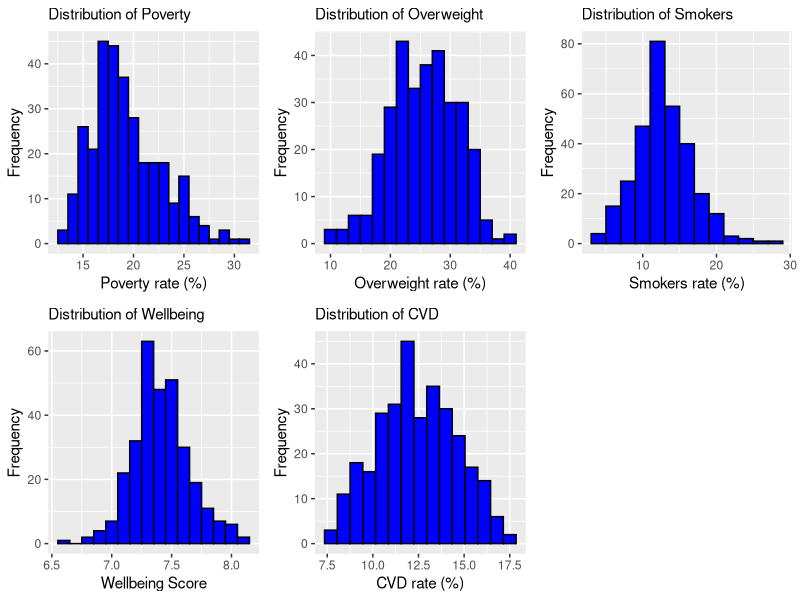
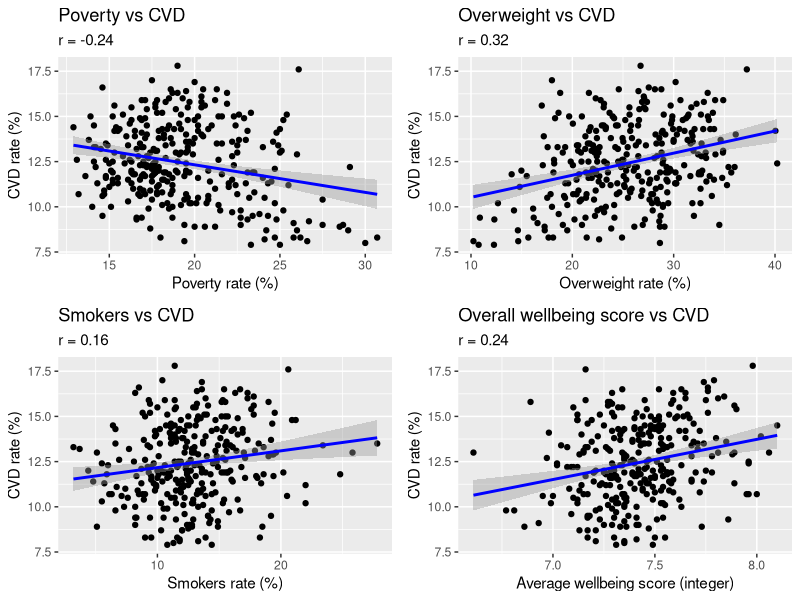
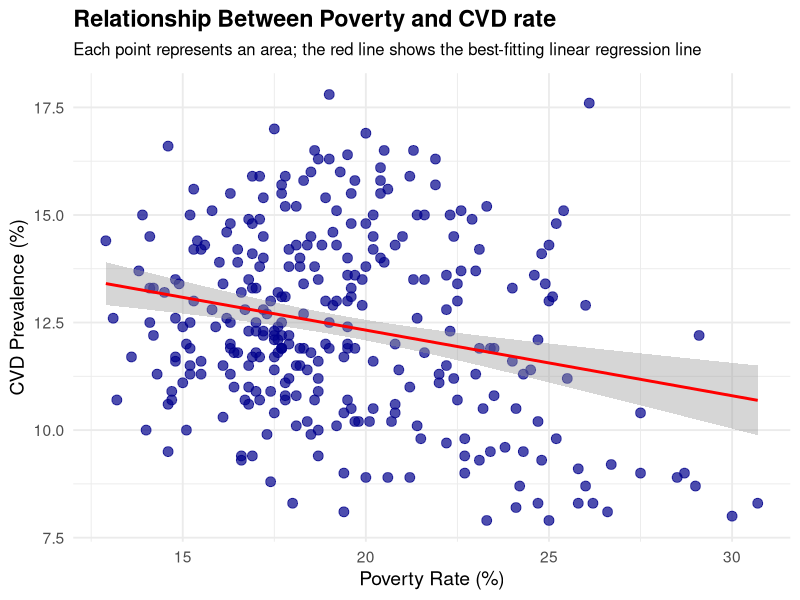
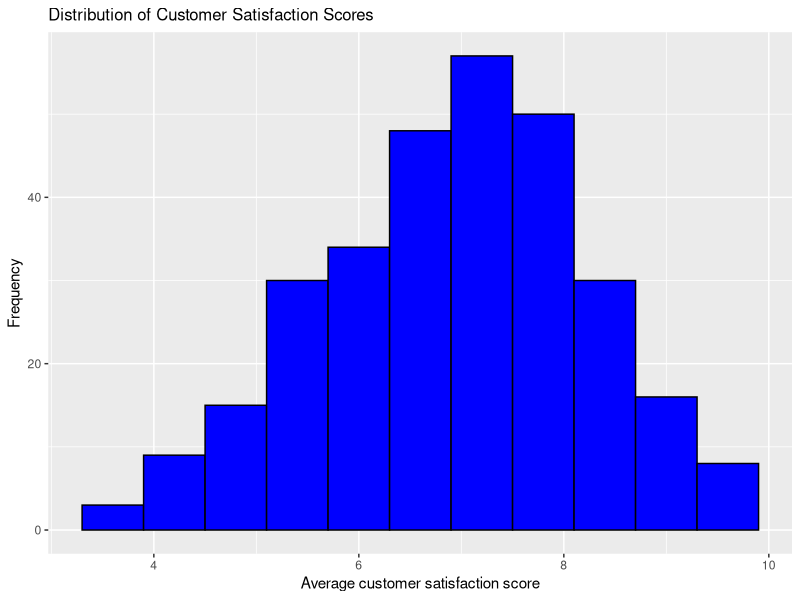
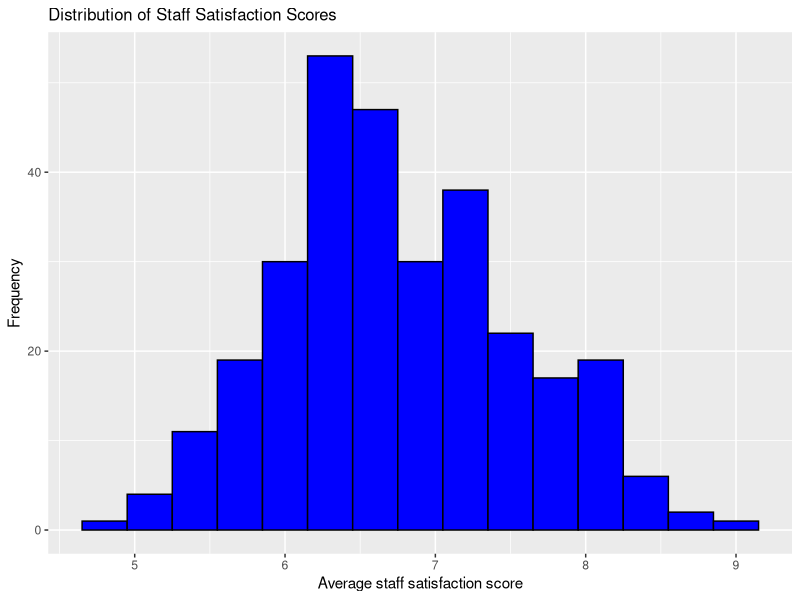
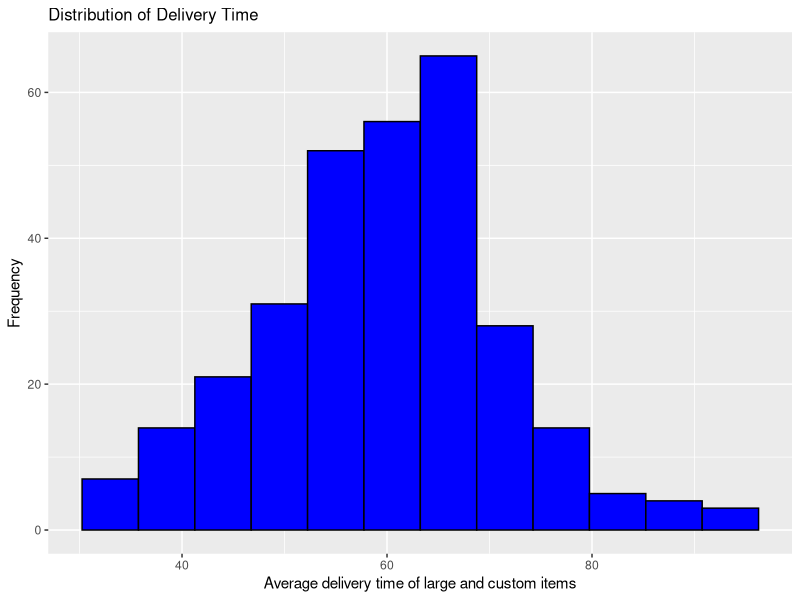
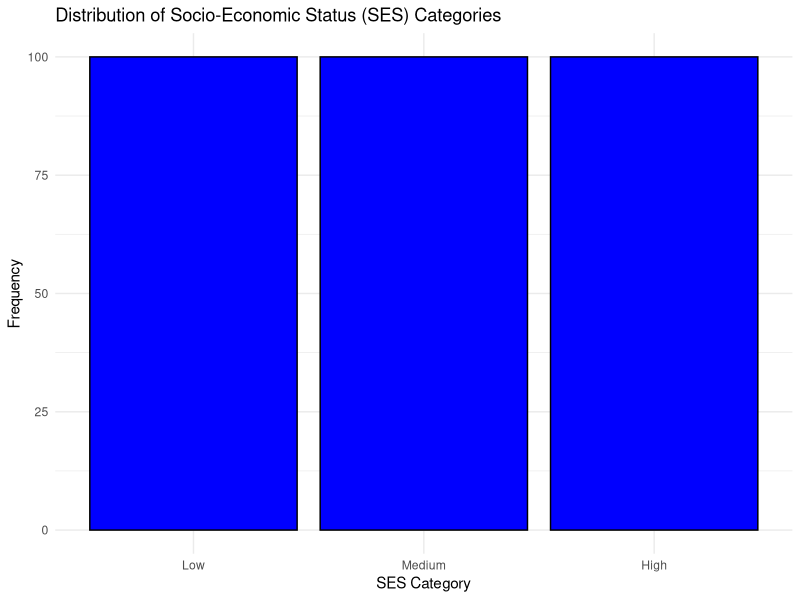
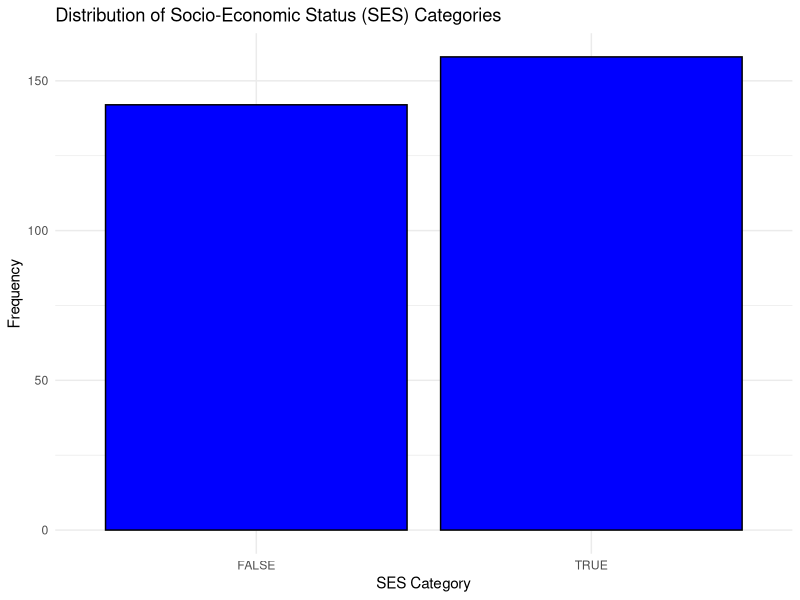

These figures' R source, in order:
## ---- chunk 1

# packages used in this assignment

library(tidyverse)
library(gridExtra)
library(lubridate)
library(kableExtra)
library(Hmisc)
library(car)
library(stringr)
library(emmeans)

# options

options(width=100)

## ---- chunk 2

# Read in data

data.q1 <- read_csv("Cardio_Vascular_Disease.csv")

## ---- chunk 3

# Verify all data types are correct (`date`, `character`, `double` etc.)

str(data.q1)

## ---- chunk 4

# Rename the `Population` and `Poverty` columns to `population` and `poverty` in all lower case for consistent variable formatting

data.q1 <- data.q1 %>%
  rename(population = Population, poverty = Poverty)

## ---- chunk 5

# Summary to get a quick overview of the number `NA` values and in which columns

summary(data.q1)

## ---- chunk 6

# Displaying all the rows with missing `CVD` which is the dependent variable which we are trying to analyze.

CVD.na <- data.q1 %>% 
  filter(is.na(CVD))
CVD.na

## ---- chunk 7

# Delete 76 rows from the dataset

data.q1 <- data.q1 %>% 
  filter(!is.na(CVD))

# Check summary again to see how many `NA` values are left

summary(data.q1)

## ---- chunk 8

# Displaying the remaing `NA` values in the `smokers` and `wellbeing` columns

smokers.na <- data.q1 %>% 
  filter(is.na(smokers))
smokers.na

wellbeing.na <- data.q1 %>% 
  filter(is.na(wellbeing))
wellbeing.na

## ---- chunk 9
# Check if there are any duplicate rows for `area_name` and `area_code`

sum(duplicated(data.q1$area_name))
sum(duplicated(data.q1$area_code))

## ---- chunk 10

# Create histograms for each variable

hist.poverty <- ggplot(data.q1, aes(x = poverty)) +
  geom_histogram(binwidth = 1, fill = "blue", color = "black") +
  labs(title = "Distribution of Poverty", x = "Poverty rate (%)", y = "Frequency") +
  theme(plot.title = element_text(size = 11))

hist.overweight <- ggplot(data.q1, aes(x = overweight)) +
  geom_histogram(binwidth = 2, fill = "blue", color = "black") +
  labs(title = "Distribution of Overweight", x = "Overweight rate (%)", y = "Frequency") +
  theme(plot.title = element_text(size = 11))

hist.smokers <- ggplot(data.q1, aes(x = smokers)) +
  geom_histogram(binwidth = 2, fill = "blue", color = "black") +
  labs(title = "Distribution of Smokers", x = "Smokers rate (%)", y = "Frequency") +
  theme(plot.title = element_text(size = 11))

hist.wellbeing <- ggplot(data.q1, aes(x = wellbeing)) +
  geom_histogram(binwidth = 0.1, fill = "blue", color = "black") +
  labs(title = "Distribution of Wellbeing", x = "Wellbeing Score", y = "Frequency") +
  theme(plot.title = element_text(size = 11))

hist.CVD <- ggplot(data.q1, aes(x = CVD)) +
  geom_histogram(binwidth = 0.7, fill = "blue", color = "black") +
  labs(title = "Distribution of CVD", x = "CVD rate (%)", y = "Frequency") +
  theme(plot.title = element_text(size = 11))

grid.arrange(hist.poverty, hist.overweight, hist.smokers, hist.wellbeing, hist.CVD, ncol = 3)

## ---- chunk 11

# Create scatter plots for each variable vs CVD
# `Complete.obs` to exclude any `NA` values when calculating `r`

plot.overweight <- ggplot(data.q1, aes(x = overweight, y = CVD)) + 
  geom_point() +
  geom_smooth(method = "lm", color = "blue", se = TRUE) +
  labs(x = "Overweight rate (%)", y = "CVD rate (%)", 
       title = "Overweight vs CVD", 
       subtitle = paste0("r = ", round(cor(data.q1$overweight, data.q1$CVD, use = "complete.obs"), 2)))

plot.smokers <- ggplot(data.q1, aes(x = smokers, y = CVD)) + 
  geom_point() +
  geom_smooth(method = "lm", color = "blue", se = TRUE) +
  labs(x = "Smokers rate (%)", y = "CVD rate (%)", 
       title = "Smokers vs CVD", 
       subtitle = paste0("r = ", round(cor(data.q1$smokers, data.q1$CVD, use = "complete.obs"), 2)))

plot.poverty <- ggplot(data.q1, aes(x = poverty, y = CVD)) + 
  geom_point() +
  geom_smooth(method = "lm", color = "blue", se = TRUE) +
  labs(x = "Poverty rate (%)", y = "CVD rate (%)", 
       title = "Poverty vs CVD", 
       subtitle = paste0("r = ", round(cor(data.q1$poverty, data.q1$CVD, use = "complete.obs"), 2)))

plot.wellbeing <- ggplot(data.q1, aes(x = wellbeing, y = CVD)) + 
  geom_point() +
  geom_smooth(method = "lm", color = "blue", se = TRUE) +
  labs(x = "Average wellbeing score (integer)", y = "CVD rate (%)", 
       title = "Overall wellbeing score vs CVD", 
       subtitle = paste0("r = ", round(cor(data.q1$wellbeing, data.q1$CVD, use = "complete.obs"), 2)))

# Arrange all plots in a grid
grid.arrange(plot.poverty, plot.overweight, plot.smokers, plot.wellbeing, ncol = 2)

## ---- chunk 12

m.wellbeing.CVD <- lm(CVD ~ wellbeing, data = data.q1)
summary(m.wellbeing.CVD)
confint(m.wellbeing.CVD)
        
## ---- chunk 13

m.poverty.CVD <- lm(CVD ~ poverty, data = data.q1)
summary(m.poverty.CVD)
confint(m.poverty.CVD)

## ---- chunk 14

m.overweight.CVD <- lm(CVD ~ overweight, data = data.q1)
summary(m.overweight.CVD)
confint(m.overweight.CVD)

## ---- chunk 15

m.smokers.CVD <- lm(CVD ~ smokers, data = data.q1)
summary(m.smokers.CVD)
confint(m.smokers.CVD)

## ---- chunk 16

lm.multi.regr <- lm(CVD ~ wellbeing + poverty + overweight + smokers, data = data.q1)
summary(lm.multi.regr)
confint(lm.multi.regr)

## ---- chunk 17

vif(lm.multi.regr)

## ---- chunk 18

ggplot(data.q1, aes(x = poverty, y = CVD)) +
  geom_point(color = "darkblue", size = 3, alpha = 0.7) +
  geom_smooth(method = "lm", color = "red", se = TRUE) +
  labs(
    title = "Relationship Between Poverty and CVD rate",
    subtitle = "Each point represents an area; the red line shows the best-fitting linear regression line",
    x = "Poverty Rate (%)",
    y = "CVD Prevalence (%)"
  ) +
  theme_minimal(base_size = 14) +
  theme(
    plot.title = element_text(face = "bold"),
    plot.subtitle = element_text(size = 12, margin = margin(b = 10))
  )

## ---- chunk 19

# Read in data

data.q2 <- read_csv("cust_satisfaction.csv")

## ---- chunk 20

# Verify all data types are correct

str(data.q2)

## ---- chunk 21

# Transform SES_category into an ordered factor, and make levels all small letters

data.q2$SES_category <- factor(data.q2$SES_category, 
                               levels = c("Low", "Medium", "High"))
                               
# check the str() function again to check if SES_category is now correctly formatted

str(data.q2)

## ---- chunk 22

# Summary to spot `NAs`

summary(data.q2)

## ---- chunk 23

# Rename `SES_category` and `new_range`

data.q2 <- data.q2 %>%
  rename(SES.category = SES_category, new.range = new_range)

## ---- chunk 24
# Histograms Customer Satisfaction

hist.cust.sat <- ggplot(data.q2, aes(x = customer.satisfaction)) +
  geom_histogram(binwidth = 0.6, fill = "blue", color = "black") +
  labs(
    title = "Distribution of Customer Satisfaction Scores",
    x = "Average customer satisfaction score",
    y = "Frequency") +
  theme(plot.title = element_text(size = 12))
hist.cust.sat

## ---- chunk 25

# Histogram Staff Satisfaction

hist.staff.satisfaction <- ggplot(data.q2, aes(x = staff.satisfaction)) +
  geom_histogram(binwidth = 0.3, fill = "blue", color = "black") +
  labs(
    title = "Distribution of Staff Satisfaction Scores",
    x = "Average staff satisfaction score",
    y = "Frequency") +
  theme(plot.title = element_text(size = 12))
hist.staff.satisfaction

## ---- chunk 26

# Histogram Delivery Time

hist.del.time <- ggplot(data.q2, aes(x = delivery.time)) +
  geom_histogram(binwidth = 5.5, fill = "blue", color = "black") +
  labs(
    title = "Distribution of Delivery Time",
    x = "Average delivery time of large and custom items",
    y = "Frequency") +
  theme(plot.title = element_text(size = 12))
hist.del.time

## ---- chunk 27

# Bar chart for SES.category

bar.SES.cat <- ggplot(data.q2, aes(x = SES.category)) +
  geom_bar(fill = "blue", color = "black") +  # Bar plot with custom colors
  labs(
    title = "Distribution of Socio-Economic Status (SES) Categories",
    x = "SES Category",
    y = "Frequency"
  ) +
  theme_minimal()
bar.SES.cat

## ---- chunk 28

# Bar chart for SES.category

bar.new.range <- ggplot(data.q2, aes(x = new.range)) +
  geom_bar(fill = "blue", color = "black") +  # Bar plot with custom colors
  labs(
    title = "Distribution of Socio-Economic Status (SES) Categories",
    x = "SES Category",
    y = "Frequency"
  ) +
  theme_minimal()
bar.new.range

## ---- chunk 29

# Create scatter plots for `staff.satisfaction` and `delivery.time`
# `Complete.obs` to exclude any `NA` values when calculating `r`

plot.st.sat <- ggplot(data.q2, aes(x = staff.satisfaction, y = customer.satisfaction)) + 
  geom_point() +
  geom_smooth(method = "lm", color = "blue", se = TRUE) +
  labs(x = "Average staff satisfaction score", y = "Customer satisfaction score", 
       title = "Staff Satisfaction vs Customer Satisfaction Scores", 
       subtitle = paste0("r = ", round(cor(data.q2$staff.satisfaction, data.q2$customer.satisfaction, use = "complete.obs"), 2)))

plot.del.time <- ggplot(data.q2, aes(x = delivery.time, y = customer.satisfaction)) + 
  geom_point() +
  geom_smooth(method = "lm", color = "blue", se = TRUE) +
  labs(x = "Average delivery time", y = "Customer satisfaction score", 
       title = "Average Delivery Time vs Customer Satisfaction Scores", 
       subtitle = paste0("r = ", round(cor(data.q2$delivery.time, data.q2$customer.satisfaction, use = "complete.obs"), 2)))

# Arrange all plots in a grid
grid.arrange(plot.st.sat, plot.del.time, ncol = 1)

## ---- chunk 30

# Scatter plot for `SES.category` vs `customer.satisfaction`

# Mean of `customer.satisfaction`
mean.cust.sat <- mean(data.q2$customer.satisfaction)

plot.SES.cust.sat <- ggplot(data.q2, aes(x = SES.category, y = customer.satisfaction, col = SES.category)) +
  geom_jitter(width = 0.2, height = 0) +
  labs(
    title = "Customer Satisfaction by SES Category",
    x = "SES Category",
    y = "Customer Satisfaction",
    col = "SES Category"
  ) +
  theme_minimal() +
  geom_hline(yintercept = mean.cust.sat, linetype = "dashed", color = "black", linewidth = 1) +
  annotate("text", x = 0.57, y = mean.cust.sat, label = paste("Mean:", round(mean.cust.sat, 2)), vjust = -1, size = 2.5)

plot.SES.cust.sat

## ---- chunk 31

# Scatter plot for `new.range` vs `customer.satisfaction`

plot.new.range.cust.sat <- ggplot(data.q2, aes(x = new.range, y = customer.satisfaction, col = new.range)) +
  geom_jitter(width = 0.2, height = 0) +
  labs(
    title = "Customer Satisfaction by New Range",
    x = "New Range",
    y = "Customer Satisfaction",
    col = "New Range"
  ) +
  theme_minimal() +
  geom_hline(yintercept = mean.cust.sat, linetype = "dashed", color = "black", linewidth = 1) +
  annotate("text", x = 0.57, y = mean.cust.sat, label = paste("Mean:", round(mean.cust.sat, 2)), vjust = -1, size = 2.5)

plot.new.range.cust.sat

## ---- chunk 32

m.staff.sat.cust.sat <- lm(customer.satisfaction ~ staff.satisfaction, data = data.q2)
summary(m.staff.sat.cust.sat)
confint(m.staff.sat.cust.sat)
        
## ---- chunk 33

m.del.time.cust.sat <- lm(customer.satisfaction ~ delivery.time, data = data.q2)
summary(m.del.time.cust.sat)
confint(m.del.time.cust.sat)
        
## ---- chunk 34

# Before running summary, we make sure having no new product range is the reference/baseline category

data.q2 <- mutate(data.q2, new.range = factor(new.range, c("FALSE", "TRUE")))

m.new.range.cust.sat <- lm(customer.satisfaction ~ new.range, data = data.q2)
summary(m.new.range.cust.sat)
confint(m.new.range.cust.sat)
        
## ---- chunk 35

m.SES.cat.cust.sat <- lm(customer.satisfaction ~ SES.category, data = data.q2)
anova(m.SES.cat.cust.sat)
        
## ---- chunk 36

# As we did for `new.range` we first make sure that "Low" is the baseline category to compare to in our model

data.q2 <- mutate(data.q2, SES.category = factor(SES.category, levels = c("Low", "Medium", "High")))


# Running `summary()` on the lm() with `SES.category`

summary(m.SES.cat.cust.sat)

## ---- chunk 37

# Calculating the means at each SES - Low, Medium, High

( m.cust.sat.SES.cat.emm <- emmeans(m.SES.cat.cust.sat, ~SES.category) )

# Using pairs() for all pairwise contrasts

( m.cust.sat.SES.cat.pairs <- pairs(m.cust.sat.SES.cat.emm) )

# confint() for confidence intervals of all the pairs

( m.cust.sat.SES.cat.confint.pairs <- confint(pairs(m.cust.sat.SES.cat.emm)) )

## ---- chunk 38

plot.cust.sat.SES.cat.emm <- ggplot(summary(m.cust.sat.SES.cat.emm), aes(x=SES.category, y=emmean, ymin=lower.CL, ymax=upper.CL)) +
  geom_point() +
  geom_linerange() +
  labs(x="SES Category", y="Average Customer Satisfaction score", 
       subtitle="Error Bars are Extent of 95% CIs")
plot.cust.sat.SES.cat.emm

## ---- chunk 39

lm.multi.regr.q2 <- lm(customer.satisfaction ~ delivery.time + staff.satisfaction + new.range + SES.category, data = data.q2)

summary(lm.multi.regr.q2)
confint(lm.multi.regr.q2)

## ---- chunk 40

vif(lm.multi.regr.q2)

## ---- chunk 41
# Creating a linear regression model with `delivery.time` and `SES.category` as an interaction term

lm.del.time.SES.category <- lm(customer.satisfaction ~ delivery.time * SES.category, data = data.q2)

## ---- chunk 42

# Create individual histograms for each SES category to compare distribution

hist.low.SES <- ggplot(subset(data.q2, SES.category == "Low"), aes(x=delivery.time)) +
  geom_histogram(binwidth=1.7, fill="steelblue", alpha=0.7) +
  geom_vline(aes(xintercept=mean(delivery.time)), linetype="dashed") +
  annotate(
    "text", 
    x=mean(subset(data.q2, SES.category == "Low")$delivery.time), 
    y=5, 
    label=paste0("Mean: ", round(mean(subset(data.q2, SES.category == "Low")$delivery.time), 2)), hjust=-0.1, size=3
  ) +
  labs(x="Delivery Time", y="Frequency", title="Low SES") +
  theme_minimal()

hist.medium.SES <- ggplot(subset(data.q2, SES.category == "Medium"), aes(x=delivery.time)) +
  geom_histogram(binwidth=1.7, fill="orange", alpha=0.7) +
  geom_vline(aes(xintercept=mean(delivery.time)), linetype="dashed") +
  annotate(
    "text", 
    x=mean(subset(data.q2, SES.category == "Medium")$delivery.time), 
    y=5, 
    label=paste0("Mean: ", round(mean(subset(data.q2, SES.category == "Medium")$delivery.time), 2)), hjust=-0.1, size=3) +
  labs(x="Delivery Time", y="Frequency", title="Medium SES") +
  theme_minimal()

hist.high.SES <- ggplot(subset(data.q2, SES.category == "High"), aes(x=delivery.time)) +
  geom_histogram(binwidth=1.7, fill="darkgreen", alpha=0.7) +
  geom_vline(aes(xintercept=mean(delivery.time)), linetype="dashed") +
  annotate(
    "text", 
    x=mean(subset(data.q2, SES.category == "High")$delivery.time), 
    y=5, 
    label=paste0("Mean: ", round(mean(subset(data.q2, SES.category == "High")$delivery.time), 2)), hjust=-0.1, size=3) +
  labs(x="Delivery Time", y="Frequency", title="High SES") +
  theme_minimal()

# Arrange the plots vertically
grid.arrange(hist.low.SES, hist.medium.SES, hist.high.SES, ncol=1)

## ---- chunk 43

# Running an ANOVA on the model

anova(lm.del.time.SES.category)

## ---- chunk 44

# Running a summary() and confint() on the model

summary(lm.del.time.SES.category)
confint(lm.del.time.SES.category)

## ---- chunk 45

# Create a tibble for `customer.satisfaction` predictions

cust.sat.pred <- tibble(delivery.time = rep(c(30, 60, 90), 3), 
                        SES.category = c(rep("Low", 3), rep("Medium", 3), rep("High", 3)))

cust.sat.pred <- mutate(cust.sat.pred,
                        cust.sat.hat = predict(lm.del.time.SES.category, cust.sat.pred))

# Create plot using predictions

ggplot(cust.sat.pred) +
  geom_line(aes(x = delivery.time, y = cust.sat.hat, colour = as.factor(SES.category))) +
  labs(colour = "SES Category") +
  ylab("Predicted Customer Satisfaction")
